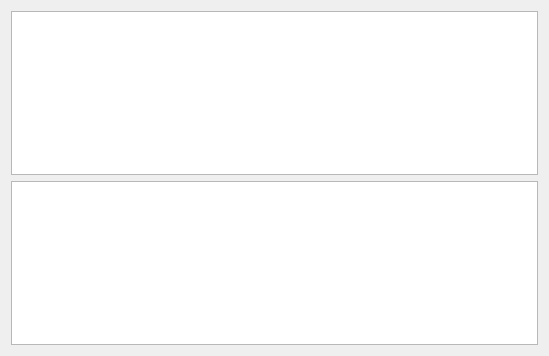
<?xml version="1.0" encoding="UTF-8"?>
<ui version="4.0">
 <class>ReLocalTabWNDClass</class>
 <widget class="QDialog" name="ReLocalTabWNDClass">
  <property name="geometry">
   <rect>
    <x>0</x>
    <y>0</y>
    <width>549</width>
    <height>356</height>
   </rect>
  </property>
  <property name="windowTitle">
   <string>ReLocalTabWND</string>
  </property>
  <layout class="QVBoxLayout" name="verticalLayout">
   <item>
    <widget class="QTableWidget" name="tableWidget"/>
   </item>
   <item>
    <widget class="QTableWidget" name="tableWidget_2"/>
   </item>
  </layout>
 </widget>
 <layoutdefault spacing="6" margin="11"/>
 <resources/>
 <connections>
  <connection>
   <sender>tableWidget</sender>
   <signal>cellClicked(int,int)</signal>
   <receiver>ReLocalTabWNDClass</receiver>
   <slot>ShowSUBItem(int,int)</slot>
   <hints>
    <hint type="sourcelabel">
     <x>467</x>
     <y>82</y>
    </hint>
    <hint type="destinationlabel">
     <x>633</x>
     <y>115</y>
    </hint>
   </hints>
  </connection>
 </connections>
 <slots>
  <slot>ShowSUBItem(int,int)</slot>
 </slots>
</ui>
